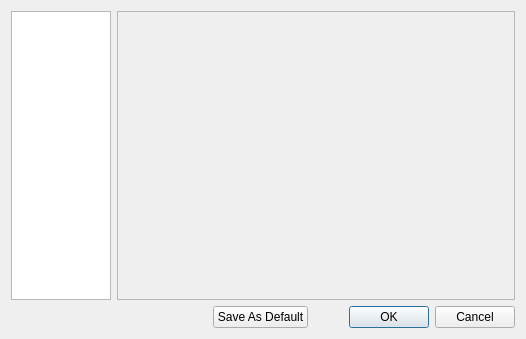
<?xml version="1.0" encoding="UTF-8"?>
<ui version="4.0">
 <class>PreferencesDialog</class>
 <widget class="QDialog" name="PreferencesDialog">
  <property name="geometry">
   <rect>
    <x>0</x>
    <y>0</y>
    <width>526</width>
    <height>339</height>
   </rect>
  </property>
  <property name="windowTitle">
   <string>Preferences</string>
  </property>
  <layout class="QVBoxLayout" name="verticalLayout">
   <item>
    <layout class="QHBoxLayout" name="horizontalLayout">
     <item>
      <widget class="QListWidget" name="listWidget">
       <property name="sizePolicy">
        <sizepolicy hsizetype="Preferred" vsizetype="Expanding">
         <horstretch>0</horstretch>
         <verstretch>0</verstretch>
        </sizepolicy>
       </property>
       <property name="maximumSize">
        <size>
         <width>100</width>
         <height>16777215</height>
        </size>
       </property>
       <property name="currentRow">
        <number>-1</number>
       </property>
      </widget>
     </item>
     <item>
      <widget class="QStackedWidget" name="stackedWidget">
       <property name="frameShape">
        <enum>QFrame::Shape::StyledPanel</enum>
       </property>
       <property name="frameShadow">
        <enum>QFrame::Shadow::Raised</enum>
       </property>
       <property name="currentIndex">
        <number>0</number>
       </property>
       <widget class="QWidget" name="styleTab"/>
       <widget class="QWidget" name="imageTab"/>
       <widget class="QWidget" name="historyTab"/>
      </widget>
     </item>
    </layout>
   </item>
   <item>
    <layout class="QHBoxLayout" name="horizontalLayout_2">
     <item>
      <spacer name="horizontalSpacer">
       <property name="orientation">
        <enum>Qt::Orientation::Horizontal</enum>
       </property>
       <property name="sizeHint" stdset="0">
        <size>
         <width>40</width>
         <height>20</height>
        </size>
       </property>
      </spacer>
     </item>
     <item>
      <widget class="QPushButton" name="pushButton">
       <property name="text">
        <string>Save As Default</string>
       </property>
      </widget>
     </item>
     <item>
      <widget class="QDialogButtonBox" name="buttonBox">
       <property name="orientation">
        <enum>Qt::Orientation::Horizontal</enum>
       </property>
       <property name="standardButtons">
        <set>QDialogButtonBox::StandardButton::Cancel|QDialogButtonBox::StandardButton::Ok</set>
       </property>
      </widget>
     </item>
    </layout>
   </item>
  </layout>
 </widget>
 <resources/>
 <connections>
  <connection>
   <sender>buttonBox</sender>
   <signal>accepted()</signal>
   <receiver>PreferencesDialog</receiver>
   <slot>accept()</slot>
   <hints>
    <hint type="sourcelabel">
     <x>248</x>
     <y>254</y>
    </hint>
    <hint type="destinationlabel">
     <x>157</x>
     <y>274</y>
    </hint>
   </hints>
  </connection>
  <connection>
   <sender>buttonBox</sender>
   <signal>rejected()</signal>
   <receiver>PreferencesDialog</receiver>
   <slot>reject()</slot>
   <hints>
    <hint type="sourcelabel">
     <x>316</x>
     <y>260</y>
    </hint>
    <hint type="destinationlabel">
     <x>286</x>
     <y>274</y>
    </hint>
   </hints>
  </connection>
 </connections>
</ui>
